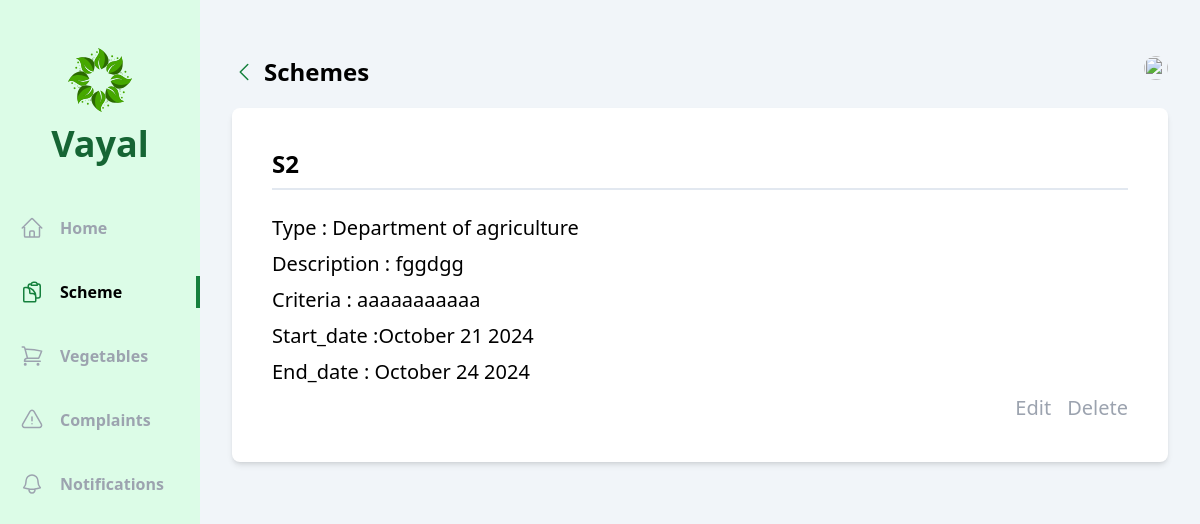
The page /officer/schemes/2/ on the database as committed earlier.
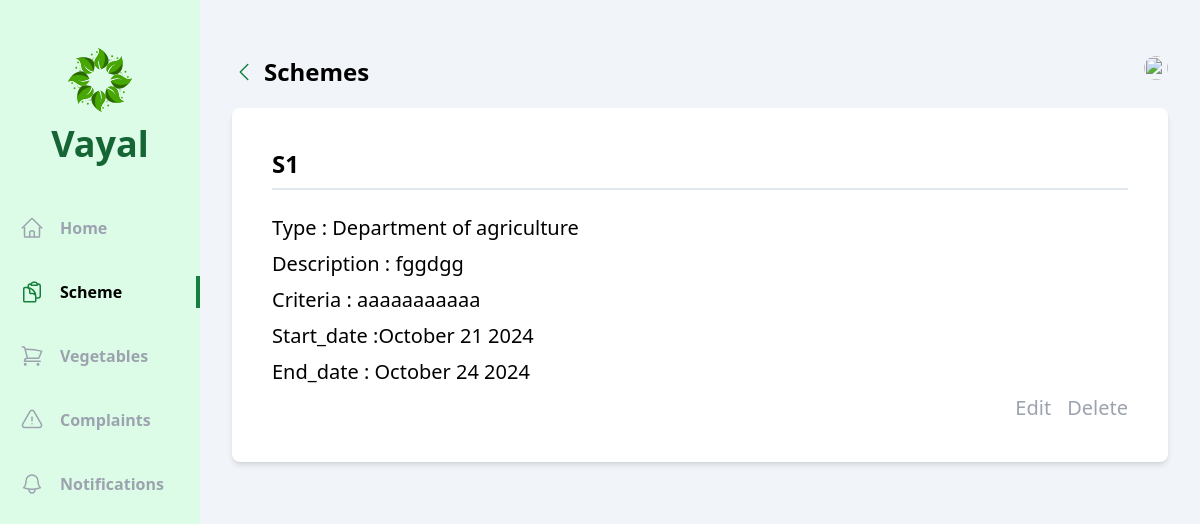
The same page on the database as committed later.
### officer/models.py (models this page shows, shortened)
class Scheme(models.Model):
    name=models.CharField(max_length=250)
    type=models.CharField(max_length=50,choices=schem_type)
    description=models.CharField(max_length=250)
    criteria=models.CharField(max_length=250)
    start_date=models.DateTimeField(auto_now_add=True)
    end_date=models.DateField()

### officer/views/schemes.py (the view)
# urls.py: path('schemes/<int:id>/',schemes.details,name='details_schemes'),
def details(request,id):
    scheme=Scheme.objects.get(id=id)
    return render(request,'officer/schemes/details.html',{'scheme':scheme})

### officer/templates/officer/schemes/details.html (shortened to what this page needs)
{% extends 'base.html' %}
{% block content %}
<div class="flex  bg-slate-100">
  <div class="w-2/12 bg-green-100 flex flex-col items-center pb-10">
      <div class="my-12 flex flex-col gap-3 justify-center items-center">
          <h1 class="text-4xl font-bold text-green-800 ">Vayal</h1>
      </div>
      <ul class="flex flex-col gap-8 w-full font-bold text-gray-400">
        <li class="w-full flex items-center px-5 py-1 gap-4 group hover:text-gray-500 cursor-pointer hover:border-green-700 hover:border-r-4">
          <a href="{% url 'officer:home' %}">Home</a>
      </li>
            <li class="w-full flex items-center px-5 py-1 gap-4 border-r-4 text-black border-green-700">
              <a href="#">Scheme</a>
          </li>
          <li class="w-full flex items-center px-5 py-1 gap-4 group hover:text-gray-500 cursor-pointer hover:border-green-700 hover:border-r-4">
            <a href="{% url 'officer:vegetables' %}">Vegetables</a>
        </li>
        <li class="w-full flex items-center px-5 py-1 gap-4 group hover:text-gray-500 cursor-pointer hover:border-green-700 hover:border-r-4">
            <a href="{% url 'officer:complaints' %}">Complaints</a>
        </li>
        <li class="w-full flex items-center px-5 py-1 gap-4 group hover:text-gray-500 cursor-pointer hover:border-green-700 hover:border-r-4">
            <a href="{% url 'officer:notifications' %}">Notifications</a>
        </li>
      </ul>
    </div>
    <div class="w-10/12 h-screen overflow-y-auto px-8 py-14">
      <div class="flex justify-between mb-5">
        <div class="flex items-center gap-2">
            <a class="text-green-700" href="{% url 'officer:schemes' %}">
                <svg xmlns="http://www.w3.org/2000/svg" fill="none" viewBox="0 0 24 24" stroke-width="1.5" stroke="currentColor" class="w-6 h-6">
                    <path stroke-linecap="round" stroke-linejoin="round" d="M15.75 19.5L8.25 12l7.5-7.5" />
                </svg>
            </a>
            <h1 class="text-2xl font-bold">Schemes</h1>
        </div>
          <div class="relative">
              <img id="profile" src="/uploads/{{student.image}}" class="h-6 w-6 rounded-full cursor-pointer" alt="">
          </div>
      </div>
    <div class="max-h-xl mx-auto   p-6 bg-white rounded-lg shadow-md ">
        <div class="flex flex-col text-xl bg-white p-4 rounded-md gap-2">
            <span class="text-2xl font-bold mb-4 pb-2 border-b-2 border-slate-200">{{scheme.name }}</span>
            <span> Type : {{scheme.type}}</span>
            <span> Description : {{scheme.description}}</span>
            <span> Criteria : {{scheme.criteria}} </span>
            <span> Start_date :{{scheme.start_date  | date:"F d Y" }}</span>
            <span>End_date : {{scheme.end_date  | date:"F d Y" }}</span>
            <div class="flex justify-end ">
                <a href ="{% url 'officer:update_schemes' scheme.id %}" class="text-xl text-gray-400 mr-4 ">Edit</a>
                <a href ="{% url 'officer:delete_schemes' scheme.id %}" class="text-xl text-gray-400 ">Delete</a>
            </div>
        </div>
    </div>
  </div>
{% endblock content %}

Rows that differ between the two databases and show on the page:
changed Scheme "Department of agriculture": name "S2" → "S1"
